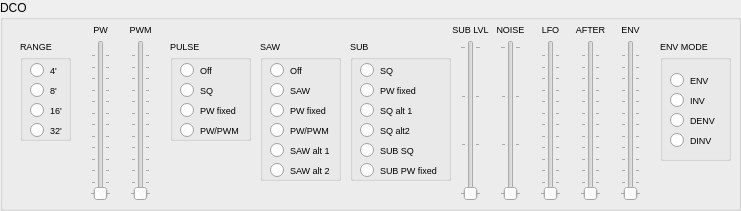
   <widget class="QGroupBox" name="dco_groupBox">
    <property name="geometry">
     <rect>
      <x>10</x>
      <y>10</y>
      <width>741</width>
      <height>211</height>
     </rect>
    </property>
    <property name="title">
     <string>DCO</string>
    </property>
    <widget class="QGroupBox" name="dco_pulse_groupBox">
     <property name="geometry">
      <rect>
       <x>170</x>
       <y>40</y>
       <width>81</width>
       <height>101</height>
      </rect>
     </property>
     <property name="font">
      <font>
       <pointsize>7</pointsize>
      </font>
     </property>
     <property name="title">
      <string>PULSE</string>
     </property>
     <widget class="QRadioButton" name="dco_pulse_off_rbutton">
      <property name="geometry">
       <rect>
        <x>10</x>
        <y>20</y>
        <width>81</width>
        <height>21</height>
       </rect>
      </property>
      <property name="text">
       <string>Off</string>
      </property>
     </widget>
     <widget class="QRadioButton" name="dco_pulse_sq_rbutton">
      <property name="geometry">
       <rect>
        <x>10</x>
        <y>40</y>
        <width>81</width>
        <height>21</height>
       </rect>
      </property>
      <property name="text">
       <string>SQ</string>
      </property>
     </widget>
     <widget class="QRadioButton" name="dco_pulse_pw_fix_rbutton">
      <property name="geometry">
       <rect>
        <x>10</x>
        <y>60</y>
        <width>81</width>
        <height>21</height>
       </rect>
      </property>
      <property name="text">
       <string>PW fixed</string>
      </property>
     </widget>
     <widget class="QRadioButton" name="dco_pulse_pwpwm_rbutton">
      <property name="geometry">
       <rect>
        <x>10</x>
        <y>80</y>
        <width>100</width>
        <height>21</height>
       </rect>
      </property>
      <property name="text">
       <string>PW/PWM</string>
      </property>
     </widget>
    </widget>
    <widget class="QGroupBox" name="dco_saw_groupBox">
     <property name="geometry">
      <rect>
       <x>260</x>
       <y>40</y>
       <width>81</width>
       <height>141</height>
      </rect>
     </property>
     <property name="font">
      <font>
       <pointsize>7</pointsize>
      </font>
     </property>
     <property name="title">
      <string>SAW</string>
     </property>
     <widget class="QRadioButton" name="dco_saw_off_rbutton">
      <property name="geometry">
       <rect>
        <x>10</x>
        <y>20</y>
        <width>100</width>
        <height>21</height>
       </rect>
      </property>
      <property name="text">
       <string>Off</string>
      </property>
     </widget>
     <widget class="QRadioButton" name="dco_saw_saw_rbutton">
      <property name="geometry">
       <rect>
        <x>10</x>
        <y>40</y>
        <width>100</width>
        <height>21</height>
       </rect>
      </property>
      <property name="text">
       <string>SAW</string>
      </property>
     </widget>
     <widget class="QRadioButton" name="dco_saw_pw_fix_rbutton">
      <property name="geometry">
       <rect>
        <x>10</x>
        <y>60</y>
        <width>100</width>
        <height>21</height>
       </rect>
      </property>
      <property name="text">
       <string>PW fixed</string>
      </property>
     </widget>
     <widget class="QRadioButton" name="dco_saw_pwpwm_rbutton">
      <property name="geometry">
       <rect>
        <x>10</x>
        <y>80</y>
        <width>100</width>
        <height>21</height>
       </rect>
      </property>
      <property name="text">
       <string>PW/PWM</string>
      </property>
     </widget>
     <widget class="QRadioButton" name="dco_saw_saw_alt1_rbutton">
      <property name="geometry">
       <rect>
        <x>10</x>
        <y>100</y>
        <width>100</width>
        <height>21</height>
       </rect>
      </property>
      <property name="text">
       <string>SAW alt 1</string>
      </property>
     </widget>
     <widget class="QRadioButton" name="dco_saw_saw_alt2_rbutton">
      <property name="geometry">
       <rect>
        <x>10</x>
        <y>120</y>
        <width>100</width>
        <height>21</height>
       </rect>
      </property>
      <property name="text">
       <string>SAW alt 2</string>
      </property>
     </widget>
    </widget>
    <widget class="QGroupBox" name="dco_sub_groupBox">
     <property name="geometry">
      <rect>
       <x>350</x>
       <y>40</y>
       <width>101</width>
       <height>141</height>
      </rect>
     </property>
     <property name="font">
      <font>
       <pointsize>7</pointsize>
      </font>
     </property>
     <property name="title">
      <string>SUB</string>
     </property>
     <widget class="QRadioButton" name="dco_sub_sq_rbutton">
      <property name="geometry">
       <rect>
        <x>10</x>
        <y>20</y>
        <width>81</width>
        <height>21</height>
       </rect>
      </property>
      <property name="text">
       <string>SQ</string>
      </property>
     </widget>
     <widget class="QRadioButton" name="dco_sub_pw_fix_rbutton">
      <property name="geometry">
       <rect>
        <x>10</x>
        <y>40</y>
        <width>81</width>
        <height>21</height>
       </rect>
      </property>
      <property name="text">
       <string>PW fixed</string>
      </property>
     </widget>
     <widget class="QRadioButton" name="dco_sub_sub_pw_fix_rbutton">
      <property name="geometry">
       <rect>
        <x>10</x>
        <y>120</y>
        <width>81</width>
        <height>21</height>
       </rect>
      </property>
      <property name="text">
       <string>SUB PW fixed</string>
      </property>
     </widget>
     <widget class="QRadioButton" name="dco_sub_sub_sq_rbutton">
      <property name="geometry">
       <rect>
        <x>10</x>
        <y>100</y>
        <width>81</width>
        <height>21</height>
       </rect>
      </property>
      <property name="text">
       <string>SUB SQ</string>
      </property>
     </widget>
     <widget class="QRadioButton" name="dco_sub_sq_alt1_rbutton">
      <property name="geometry">
       <rect>
        <x>10</x>
        <y>60</y>
        <width>81</width>
        <height>21</height>
       </rect>
      </property>
      <property name="text">
       <string>SQ alt 1</string>
      </property>
     </widget>
     <widget class="QRadioButton" name="dco_sub_sq_alt2_rbutton">
      <property name="geometry">
       <rect>
        <x>10</x>
        <y>80</y>
        <width>81</width>
        <height>21</height>
       </rect>
      </property>
      <property name="text">
       <string>SQ alt2</string>
      </property>
     </widget>
    </widget>
    <widget class="QLabel" name="dco_sub_lvl_label">
     <property name="geometry">
      <rect>
       <x>450</x>
       <y>20</y>
       <width>41</width>
       <height>20</height>
      </rect>
     </property>
     <property name="font">
      <font>
       <pointsize>7</pointsize>
       <underline>false</underline>
      </font>
     </property>
     <property name="text">
      <string>&lt;html&gt;&lt;head/&gt;&lt;body&gt;&lt;p align=&quot;center&quot;&gt;SUB LVL&lt;/p&gt;&lt;/body&gt;&lt;/html&gt;</string>
     </property>
    </widget>
    <widget class="QSlider" name="dco_sub_lvl_slider">
     <property name="geometry">
      <rect>
       <x>460</x>
       <y>40</y>
       <width>21</width>
       <height>161</height>
      </rect>
     </property>
     <property name="maximum">
      <number>3</number>
     </property>
     <property name="orientation">
      <enum>Qt::Vertical</enum>
     </property>
     <property name="tickPosition">
      <enum>QSlider::TicksBothSides</enum>
     </property>
    </widget>
    <widget class="QSlider" name="dco_noise_lvl_slider">
     <property name="geometry">
      <rect>
       <x>500</x>
       <y>40</y>
       <width>21</width>
       <height>161</height>
      </rect>
     </property>
     <property name="maximum">
      <number>3</number>
     </property>
     <property name="orientation">
      <enum>Qt::Vertical</enum>
     </property>
     <property name="tickPosition">
      <enum>QSlider::TicksBothSides</enum>
     </property>
    </widget>
    <widget class="QLabel" name="dco_noise_lvl_label">
     <property name="geometry">
      <rect>
       <x>480</x>
       <y>20</y>
       <width>61</width>
       <height>20</height>
      </rect>
     </property>
     <property name="font">
      <font>
       <pointsize>7</pointsize>
       <underline>false</underline>
      </font>
     </property>
     <property name="text">
      <string>&lt;html&gt;&lt;head/&gt;&lt;body&gt;&lt;p align=&quot;center&quot;&gt;NOISE&lt;/p&gt;&lt;/body&gt;&lt;/html&gt;</string>
     </property>
    </widget>
    <widget class="QSlider" name="dco_pw_slider">
     <property name="geometry">
      <rect>
       <x>90</x>
       <y>40</y>
       <width>21</width>
       <height>161</height>
      </rect>
     </property>
     <property name="maximum">
      <number>127</number>
     </property>
     <property name="orientation">
      <enum>Qt::Vertical</enum>
     </property>
     <property name="tickPosition">
      <enum>QSlider::TicksBothSides</enum>
     </property>
    </widget>
    <widget class="QSlider" name="dco_pwm_slider">
     <property name="geometry">
      <rect>
       <x>130</x>
       <y>40</y>
       <width>21</width>
       <height>161</height>
      </rect>
     </property>
     <property name="maximum">
      <number>127</number>
     </property>
     <property name="orientation">
      <enum>Qt::Vertical</enum>
     </property>
     <property name="tickPosition">
      <enum>QSlider::TicksBothSides</enum>
     </property>
    </widget>
    <widget class="QLabel" name="dco_pwm_label">
     <property name="geometry">
      <rect>
       <x>120</x>
       <y>20</y>
       <width>41</width>
       <height>20</height>
      </rect>
     </property>
     <property name="font">
      <font>
       <pointsize>7</pointsize>
       <underline>false</underline>
      </font>
     </property>
     <property name="text">
      <string>&lt;html&gt;&lt;head/&gt;&lt;body&gt;&lt;p align=&quot;center&quot;&gt;PWM&lt;/p&gt;&lt;/body&gt;&lt;/html&gt;</string>
     </property>
    </widget>
    <widget class="QLabel" name="dco_pw_label">
     <property name="geometry">
      <rect>
       <x>80</x>
       <y>20</y>
       <width>41</width>
       <height>20</height>
      </rect>
     </property>
     <property name="font">
      <font>
       <pointsize>7</pointsize>
       <underline>false</underline>
      </font>
     </property>
     <property name="text">
      <string>&lt;html&gt;&lt;head/&gt;&lt;body&gt;&lt;p align=&quot;center&quot;&gt;PW&lt;/p&gt;&lt;/body&gt;&lt;/html&gt;</string>
     </property>
    </widget>
    <widget class="QGroupBox" name="dco_range_groupBox">
     <property name="geometry">
      <rect>
       <x>20</x>
       <y>40</y>
       <width>51</width>
       <height>101</height>
      </rect>
     </property>
     <property name="font">
      <font>
       <pointsize>7</pointsize>
      </font>
     </property>
     <property name="title">
      <string>RANGE</string>
     </property>
     <widget class="QRadioButton" name="dco_range_32_rbutton">
      <property name="geometry">
       <rect>
        <x>10</x>
        <y>80</y>
        <width>41</width>
        <height>21</height>
       </rect>
      </property>
      <property name="text">
       <string>32'</string>
      </property>
     </widget>
     <widget class="QRadioButton" name="dco_range_8_rbutton">
      <property name="geometry">
       <rect>
        <x>10</x>
        <y>40</y>
        <width>41</width>
        <height>21</height>
       </rect>
      </property>
      <property name="text">
       <string>8'</string>
      </property>
     </widget>
     <widget class="QRadioButton" name="dco_range_16_rbutton">
      <property name="geometry">
       <rect>
        <x>10</x>
        <y>60</y>
        <width>41</width>
        <height>21</height>
       </rect>
      </property>
      <property name="text">
       <string>16'</string>
      </property>
     </widget>
     <widget class="QRadioButton" name="dco_range_4_rbutton">
      <property name="geometry">
       <rect>
        <x>10</x>
        <y>20</y>
        <width>41</width>
        <height>21</height>
       </rect>
      </property>
      <property name="text">
       <string>4'</string>
      </property>
     </widget>
    </widget>
    <widget class="QSlider" name="dco_lfo_slider">
     <property name="geometry">
      <rect>
       <x>540</x>
       <y>40</y>
       <width>21</width>
       <height>161</height>
      </rect>
     </property>
     <property name="maximum">
      <number>127</number>
     </property>
     <property name="orientation">
      <enum>Qt::Vertical</enum>
     </property>
     <property name="tickPosition">
      <enum>QSlider::TicksBothSides</enum>
     </property>
    </widget>
    <widget class="QLabel" name="dco_lfo_label">
     <property name="geometry">
      <rect>
       <x>530</x>
       <y>20</y>
       <width>41</width>
       <height>20</height>
      </rect>
     </property>
     <property name="font">
      <font>
       <pointsize>7</pointsize>
       <underline>false</underline>
      </font>
     </property>
     <property name="text">
      <string>&lt;html&gt;&lt;head/&gt;&lt;body&gt;&lt;p align=&quot;center&quot;&gt;LFO&lt;/p&gt;&lt;/body&gt;&lt;/html&gt;</string>
     </property>
    </widget>
    <widget class="QSlider" name="dco_after_slider">
     <property name="geometry">
      <rect>
       <x>580</x>
       <y>40</y>
       <width>21</width>
       <height>161</height>
      </rect>
     </property>
     <property name="maximum">
      <number>127</number>
     </property>
     <property name="orientation">
      <enum>Qt::Vertical</enum>
     </property>
     <property name="tickPosition">
      <enum>QSlider::TicksBothSides</enum>
     </property>
    </widget>
    <widget class="QLabel" name="dco_after_label">
     <property name="geometry">
      <rect>
       <x>570</x>
       <y>20</y>
       <width>41</width>
       <height>20</height>
      </rect>
     </property>
     <property name="font">
      <font>
       <pointsize>7</pointsize>
       <underline>false</underline>
      </font>
     </property>
     <property name="text">
      <string>&lt;html&gt;&lt;head/&gt;&lt;body&gt;&lt;p align=&quot;center&quot;&gt;AFTER&lt;/p&gt;&lt;/body&gt;&lt;/html&gt;</string>
     </property>
    </widget>
    <widget class="QSlider" name="dco_env_slider">
     <property name="geometry">
      <rect>
       <x>620</x>
       <y>40</y>
       <width>21</width>
       <height>161</height>
      </rect>
     </property>
     <property name="maximum">
      <number>127</number>
     </property>
     <property name="orientation">
      <enum>Qt::Vertical</enum>
     </property>
     <property name="tickPosition">
      <enum>QSlider::TicksBothSides</enum>
     </property>
    </widget>
    <widget class="QLabel" name="dco_env_label">
     <property name="geometry">
      <rect>
       <x>610</x>
       <y>20</y>
       <width>41</width>
       <height>20</height>
      </rect>
     </property>
     <property name="font">
      <font>
       <pointsize>7</pointsize>
       <underline>false</underline>
      </font>
     </property>
     <property name="text">
      <string>&lt;html&gt;&lt;head/&gt;&lt;body&gt;&lt;p align=&quot;center&quot;&gt;ENV&lt;/p&gt;&lt;/body&gt;&lt;/html&gt;</string>
     </property>
    </widget>
    <widget class="QGroupBox" name="dco_env_groupBox">
     <property name="geometry">
      <rect>
       <x>660</x>
       <y>40</y>
       <width>71</width>
       <height>121</height>
      </rect>
     </property>
     <property name="font">
      <font>
       <pointsize>7</pointsize>
      </font>
     </property>
     <property name="title">
      <string>ENV MODE</string>
     </property>
     <widget class="QRadioButton" name="dco_env_mode_dinv_rbutton">
      <property name="geometry">
       <rect>
        <x>10</x>
        <y>90</y>
        <width>51</width>
        <height>21</height>
       </rect>
      </property>
      <property name="font">
       <font>
        <pointsize>7</pointsize>
       </font>
      </property>
      <property name="text">
       <string>DINV</string>
      </property>
     </widget>
     <widget class="QRadioButton" name="dco_env_mode_denv_rbutton">
      <property name="geometry">
       <rect>
        <x>10</x>
        <y>70</y>
        <width>51</width>
        <height>21</height>
       </rect>
      </property>
      <property name="font">
       <font>
        <pointsize>7</pointsize>
       </font>
      </property>
      <property name="text">
       <string>DENV</string>
      </property>
     </widget>
     <widget class="QRadioButton" name="dco_env_mode_inv_rbutton">
      <property name="geometry">
       <rect>
        <x>10</x>
        <y>50</y>
        <width>51</width>
        <height>21</height>
       </rect>
      </property>
      <property name="font">
       <font>
        <pointsize>7</pointsize>
       </font>
      </property>
      <property name="text">
       <string>INV</string>
      </property>
     </widget>
     <widget class="QRadioButton" name="dco_env_mode_env_rbutton">
      <property name="geometry">
       <rect>
        <x>10</x>
        <y>30</y>
        <width>51</width>
        <height>20</height>
       </rect>
      </property>
      <property name="font">
       <font>
        <pointsize>7</pointsize>
       </font>
      </property>
      <property name="text">
       <string>ENV</string>
      </property>
     </widget>
    </widget>
   </widget>
